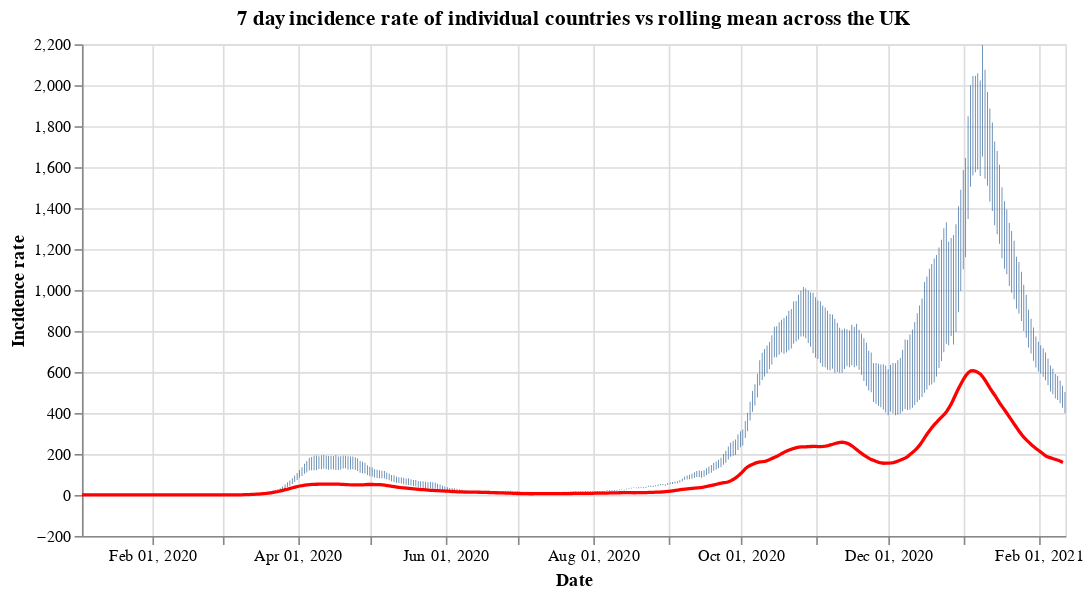

The notebook cell saved with this chart:
### Code cell
#collapse
countries = uk_cases['areaName'].unique()
countries.sort()

selection = alt.selection_single(
    name='Select',
    fields=['areaName'],
    init={'areaName': 'Wales'},
    bind={'areaName': alt.binding_select(options=countries)}
)

# scatter plot, modify opacity based on selection
bars = alt.Chart(uk_cases).mark_bar().add_selection(
    selection
).encode(
    x=alt.X("yearmonthdate(date):T", axis=alt.Axis(title='Date')),
    y=alt.Y("weeklyCasesRate:Q", axis=alt.Axis(title='Incidence rate')),
    tooltip='weeklyCasesRate:Q',
    opacity=alt.condition(selection, alt.value(1), alt.value(0))
).properties(title=f'7 day incidence rate of individual countries vs rolling mean across the UK', width=600)

line = alt.Chart(overview_cases).mark_line(
    color='red',
    size=2,
).transform_window(
    rolling_mean='mean(weeklyCasesRate)',
    frame=[0, 7]
).encode(
    x='yearmonthdate(date):T',
    y='rolling_mean:Q'
)

alt.layer(bars, line)

### Figure 1 — Vega-Lite specification as saved in the notebook (floating-point values rounded to 4 significant figures; data arrays with more than 128 entries replaced by an {"elided": "..."} marker saying what was removed)
{"config": {"view": {"continuousWidth": 400, "continuousHeight": 300}}, "layer": [{"data": {"name": "data-a4cc641d16300052b3c66cc113abcb4c"}, "mark": "bar", "encoding": {"opacity": {"condition": {"value": 1, "selection": "Select"}, "value": 0}, "tooltip": {"type": "quantitative", "field": "weeklyCasesRate"}, "x": {"type": "temporal", "axis": {"title": "Date"}, "field": "date", "timeUnit": "yearmonthdate"}, "y": {"type": "quantitative", "axis": {"title": "Incidence rate"}, "field": "weeklyCasesRate"}}, "selection": {"Select": {"type": "single", "fields": ["areaName"], "init": {"areaName": "Wales"}, "bind": {"areaName": {"input": "select", "options": ["England", "Northern Ireland", "Scotland", "Wales"]}}}}, "title": "7 day incidence rate of individual countries vs rolling mean across the UK", "width": 600}, {"data": {"name": "data-e841d0e2b9e3ae86d94f63bad5b7eb38"}, "mark": {"type": "line", "color": "red", "size": 2}, "encoding": {"x": {"type": "temporal", "field": "date", "timeUnit": "yearmonthdate"}, "y": {"type": "quantitative", "field": "rolling_mean"}}, "transform": [{"window": [{"op": "mean", "field": "weeklyCasesRate", "as": "rolling_mean"}], "frame": [0, 7]}]}], "$schema": "https://vega.github.io/schema/vega-lite/v4.8.1.json", "datasets": {"data-a4cc641d16300052b3c66cc113abcb4c": {"elided": "1624 records"}, "data-e841d0e2b9e3ae86d94f63bad5b7eb38": {"elided": "406 records"}}}
